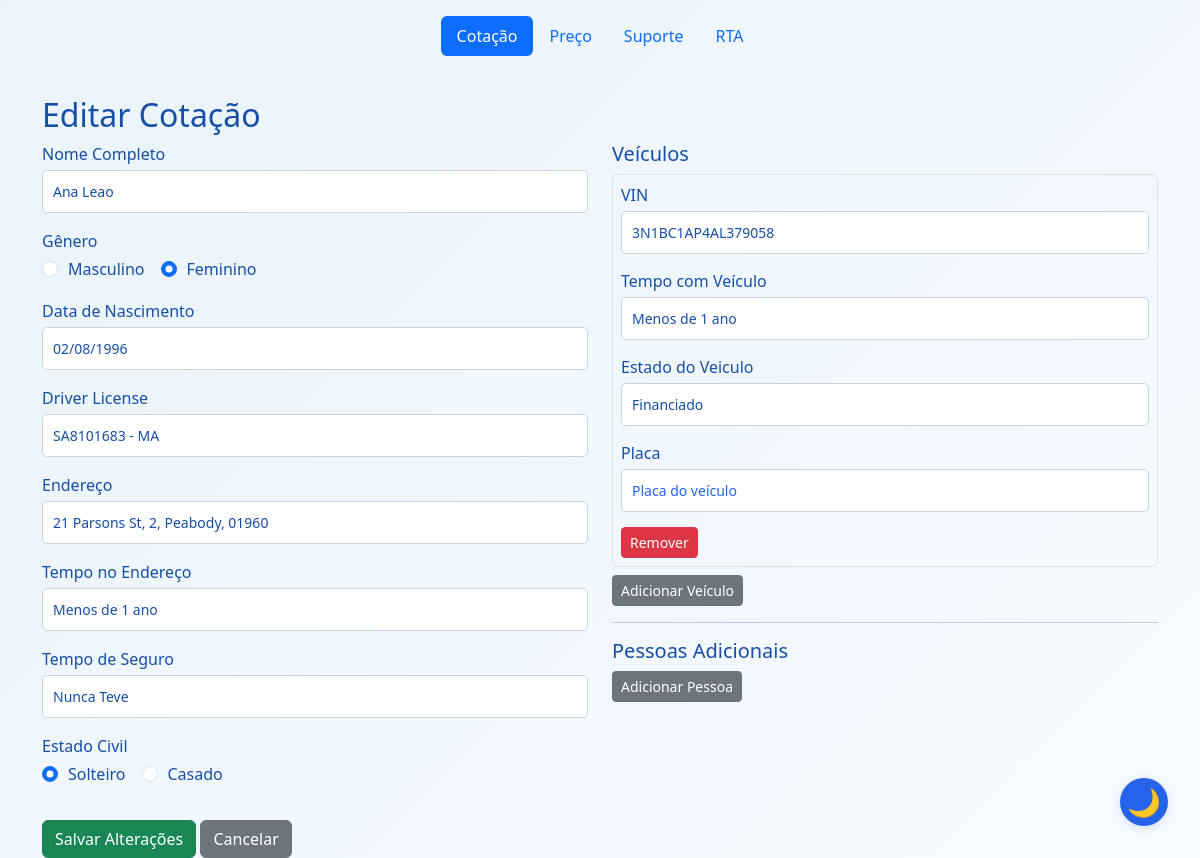
Page /editarCotacao/2 on the committed database.
### app/models/cotacao_db.py (models this page shows)
class Cotacao(db.Model):
    __tablename__ = 'cotacao'
    id = db.Column(db.Integer, primary_key=True)
    genero = db.Column(db.String(50), nullable=False)
    nome = db.Column(db.String(100), nullable=False)
    documento = db.Column(db.String(50), nullable=False)
    endereco = db.Column(db.String(200), nullable=False)
    tempo_de_seguro = db.Column(db.String(50), nullable=False)
    data_nascimento = db.Column(db.String(50), nullable=False)
    tempo_no_endereco = db.Column(db.String(50), nullable=False)
    trello_card_id = db.Column(db.String(100))
    estado_civil = db.Column(db.String(20), nullable=False, default='Solteiro')
    nome_conjuge = db.Column(db.String(100))
    data_nascimento_conjuge = db.Column(db.String(50))
    documento_conjuge = db.Column(db.String(50))
    vehicles_json = db.Column(db.Text, nullable=False)
    pessoas_json = db.Column(db.Text, nullable=False, default='[]')

### app/routes/editar_routes.py (the view, shortened to what this page needs)
@editar_bp.route('/editarCotacao/<int:cotacao_id>', methods=['GET', 'POST'])
def editarCotacao(cotacao_id):
    cotacao = Cotacao.query.get_or_404(cotacao_id)
    veiculos = []
    if cotacao.vehicles_json:
        try:
            data = json.loads(cotacao.vehicles_json)
            if isinstance(data, list):
                veiculos = data
            elif isinstance(data, dict):
                veiculos = data.get('veiculos', [])
        except Exception:
            veiculos = []
    pessoas = []
    if hasattr(cotacao, 'pessoas_json') and cotacao.pessoas_json:
        try:
            pessoas = json.loads(cotacao.pessoas_json)
        except Exception:
            pessoas = []
    if request.method == 'POST':
        form = CotacaoForm(request.form)
    else:
        form = CotacaoForm(obj=cotacao, veiculos=veiculos, pessoas=pessoas)
    return render_template('editar.html', form=form, cotacao=cotacao)

### app/forms/veiculo_form.py
class VeiculoForm(FlaskForm):
    class Meta:
        csrf = False
    vin = StringField('VIN', validators=[DataRequired()])
    tempo_com_veiculo = SelectField('Tempo com Veículo', choices=[('Menos de 1 ano', 'Menos de 1 ano'), ('1-3 Anos', 'Entre 1 e 3 anos'), ('Mais de 5 Anos', '5 Anos ou mais')], validators=[DataRequired()])
    financiado = SelectField('Estado do Veiculo', choices=[('Financiado', 'Financiado'), ('Quitado', 'Quitado')], validators=[DataRequired()])
    placa = StringField('Placa')

### app/templates/editar.html (shortened to what this page needs)
{% extends "base.html" %}
{% block content %}
<div class="container mt-4">
    <h2>Editar Cotação</h2>
    <form method="POST">
        <div class="row">
            <div class="col-md-6">
                <div class="mb-3">
                    {{ form.nome.label(class="form-label") }}
                    {{ form.nome(class="form-control", placeholder="Nome completo", title="Nome completo do condutor principal") }}
                </div>
                <div class="mb-3">
                    {{ form.genero.label(class="form-label") }}
                    <div class="d-flex">
                        {% for subfield in form.genero %}
                        <div class="form-check form-check-inline">
                            {{ subfield(class="form-check-input") }}
                            <label class="form-check-label" for="{{ subfield.id }}">{{ subfield.label.text }}</label>
                        </div>
                        {% endfor %}
                    </div>
                </div>
                <div class="mb-3">
                    {{ form.data_nascimento.label(class="form-label") }}
                    {{ form.data_nascimento(class="form-control", placeholder="dd/mm/aaaa", title="Data de nascimento do condutor principal", data_mask="date") }}
                </div>
                <div class="mb-3">
                    {{ form.documento.label(class="form-label") }}
                    {{ form.documento(class="form-control", placeholder="CNH/Driver License", title="Número da CNH ou Driver License do condutor principal") }}
                </div>
                <div class="mb-3">
                    {{ form.endereco.label(class="form-label") }}
                    {{ form.endereco(class="form-control", placeholder="Endereço residencial", title="Endereço residencial do condutor principal") }}
                </div>
                <div class="mb-3">
                    {{ form.tempo_no_endereco.label(class="form-label") }}
                    {{ form.tempo_no_endereco(class="form-control", placeholder="Tempo no endereço", title="Tempo de residência no endereço atual") }}
                </div>
                <div class="mb-3">
                    {{ form.tempo_de_seguro.label(class="form-label") }}
                    {{ form.tempo_de_seguro(class="form-control", placeholder="Tempo de seguro", title="Há quanto tempo possui seguro de veículo") }}
                </div>
                <div class="mb-3">
                    {{ form.estado_civil.label(class="form-label") }}
                    <div class="d-flex">
                        {% for subfield in form.estado_civil %}
                        <div class="form-check form-check-inline">
                            {{ subfield(class="form-check-input") }}
                            <label class="form-check-label" for="{{ subfield.id }}">{{ subfield.label.text }}</label>
                        </div>
                        {% endfor %}
                    </div>
                </div>
            </div>
            <div class="col-md-6">
                <h5>Veículos</h5>
                <div id="veiculos-list">
                    {% for veiculo_form in form.veiculos %}
                    <div class="veiculo-item border rounded p-2 mb-2">
                        <div class="mb-2">
                            {{ veiculo_form.vin.label(class="form-label") }}
                            {{ veiculo_form.vin(class="form-control", placeholder="VIN (17 caracteres)", title="Número de identificação do veículo (Vehicle Identification Number)", data_mask="vin", maxlength="17") }}
                        </div>
                        <div class="mb-2">
                            {{ veiculo_form.tempo_com_veiculo.label(class="form-label") }}
                            {{ veiculo_form.tempo_com_veiculo(class="form-control", placeholder="Tempo com o veículo", title="Há quanto tempo possui o veículo") }}
                        </div>
                        <div class="mb-2">
                            {{ veiculo_form.financiado.label(class="form-label") }}
                            {{ veiculo_form.financiado(class="form-control", placeholder="Situação do veículo", title="Situação financeira do veículo: Quitado ou Financiado") }}
                        </div>
                        <div class="mb-2">
                            {{ veiculo_form.placa.label(class="form-label") }}
                            {{ veiculo_form.placa(class="form-control", placeholder="Placa do veículo", title="Placa do veículo") }}
                        </div>
                         <button type="button" class="btn btn-danger btn-sm remove-veiculo">Remover</button>
                    </div>
                    {% endfor %}
                </div>
                <button type="button" class="btn btn-secondary btn-sm" id="add-veiculo">Adicionar Veículo</button>
                <hr>
                <h5>Pessoas Adicionais</h5>
                <button type="button" class="btn btn-secondary btn-sm" id="add-pessoa">Adicionar Pessoa</button>
            </div>
        </div>
        <button type="submit" class="btn btn-success mt-3">Salvar Alterações</button>
        <a href="{{ url_for('cotacao.cotacao') }}" class="btn btn-secondary mt-3">Cancelar</a>
    </form>
</div>
{% endblock %}

### app/static/style.css (style rules this page uses)
body, html { height: 100%; margin: 0; padding: 0; font-family: 'Segoe UI', 'Roboto', Arial, sans-serif; transition: background 0.5s, color 0.5s; }
body.light-mode { background: linear-gradient(135deg, #eaf3fb 0%, #f7fbff 100%); color: #174ea6; }
.form-label { font-size: 1rem; margin-bottom: 0.25rem; }
.form-control { width: 100%; padding: 10px; font-size: 14px; border: 1px solid #ced4da; border-radius: 5px; margin-bottom: 15px; background: #fff; color: #174ea6; transition: background 0.5s, color 0.5s, border-color 0.5s; }
.form-control::placeholder { color: #2563eb; opacity: 1; font-weight: 500; }
.d-flex .form-check-input { margin-right: 10px; }

### rows in the picture
Cotacao: nome "Ana Leao", data_nascimento "02/08/1996", documento "SA8101683 - MA", endereco "21 Parsons St, 2, Peabody, 01960", tempo_no_endereco "Menos de 1 ano", tempo_de_seguro "Nunca Teve"

### other values in the picture
{{ subfield.label.text }} "Masculino" "Feminino"
{{ subfield.label.text }} "Solteiro" "Casado"
{{ veiculo_form.vin.label(class="form-label") }} "VIN"
{{ veiculo_form.tempo_com_veiculo.label(class="form-label") }} "Tempo com Veículo"
{{ veiculo_form.financiado.label(class="form-label") }} "Estado do Veiculo"
{{ veiculo_form.placa.label(class="form-label") }} "Placa"
